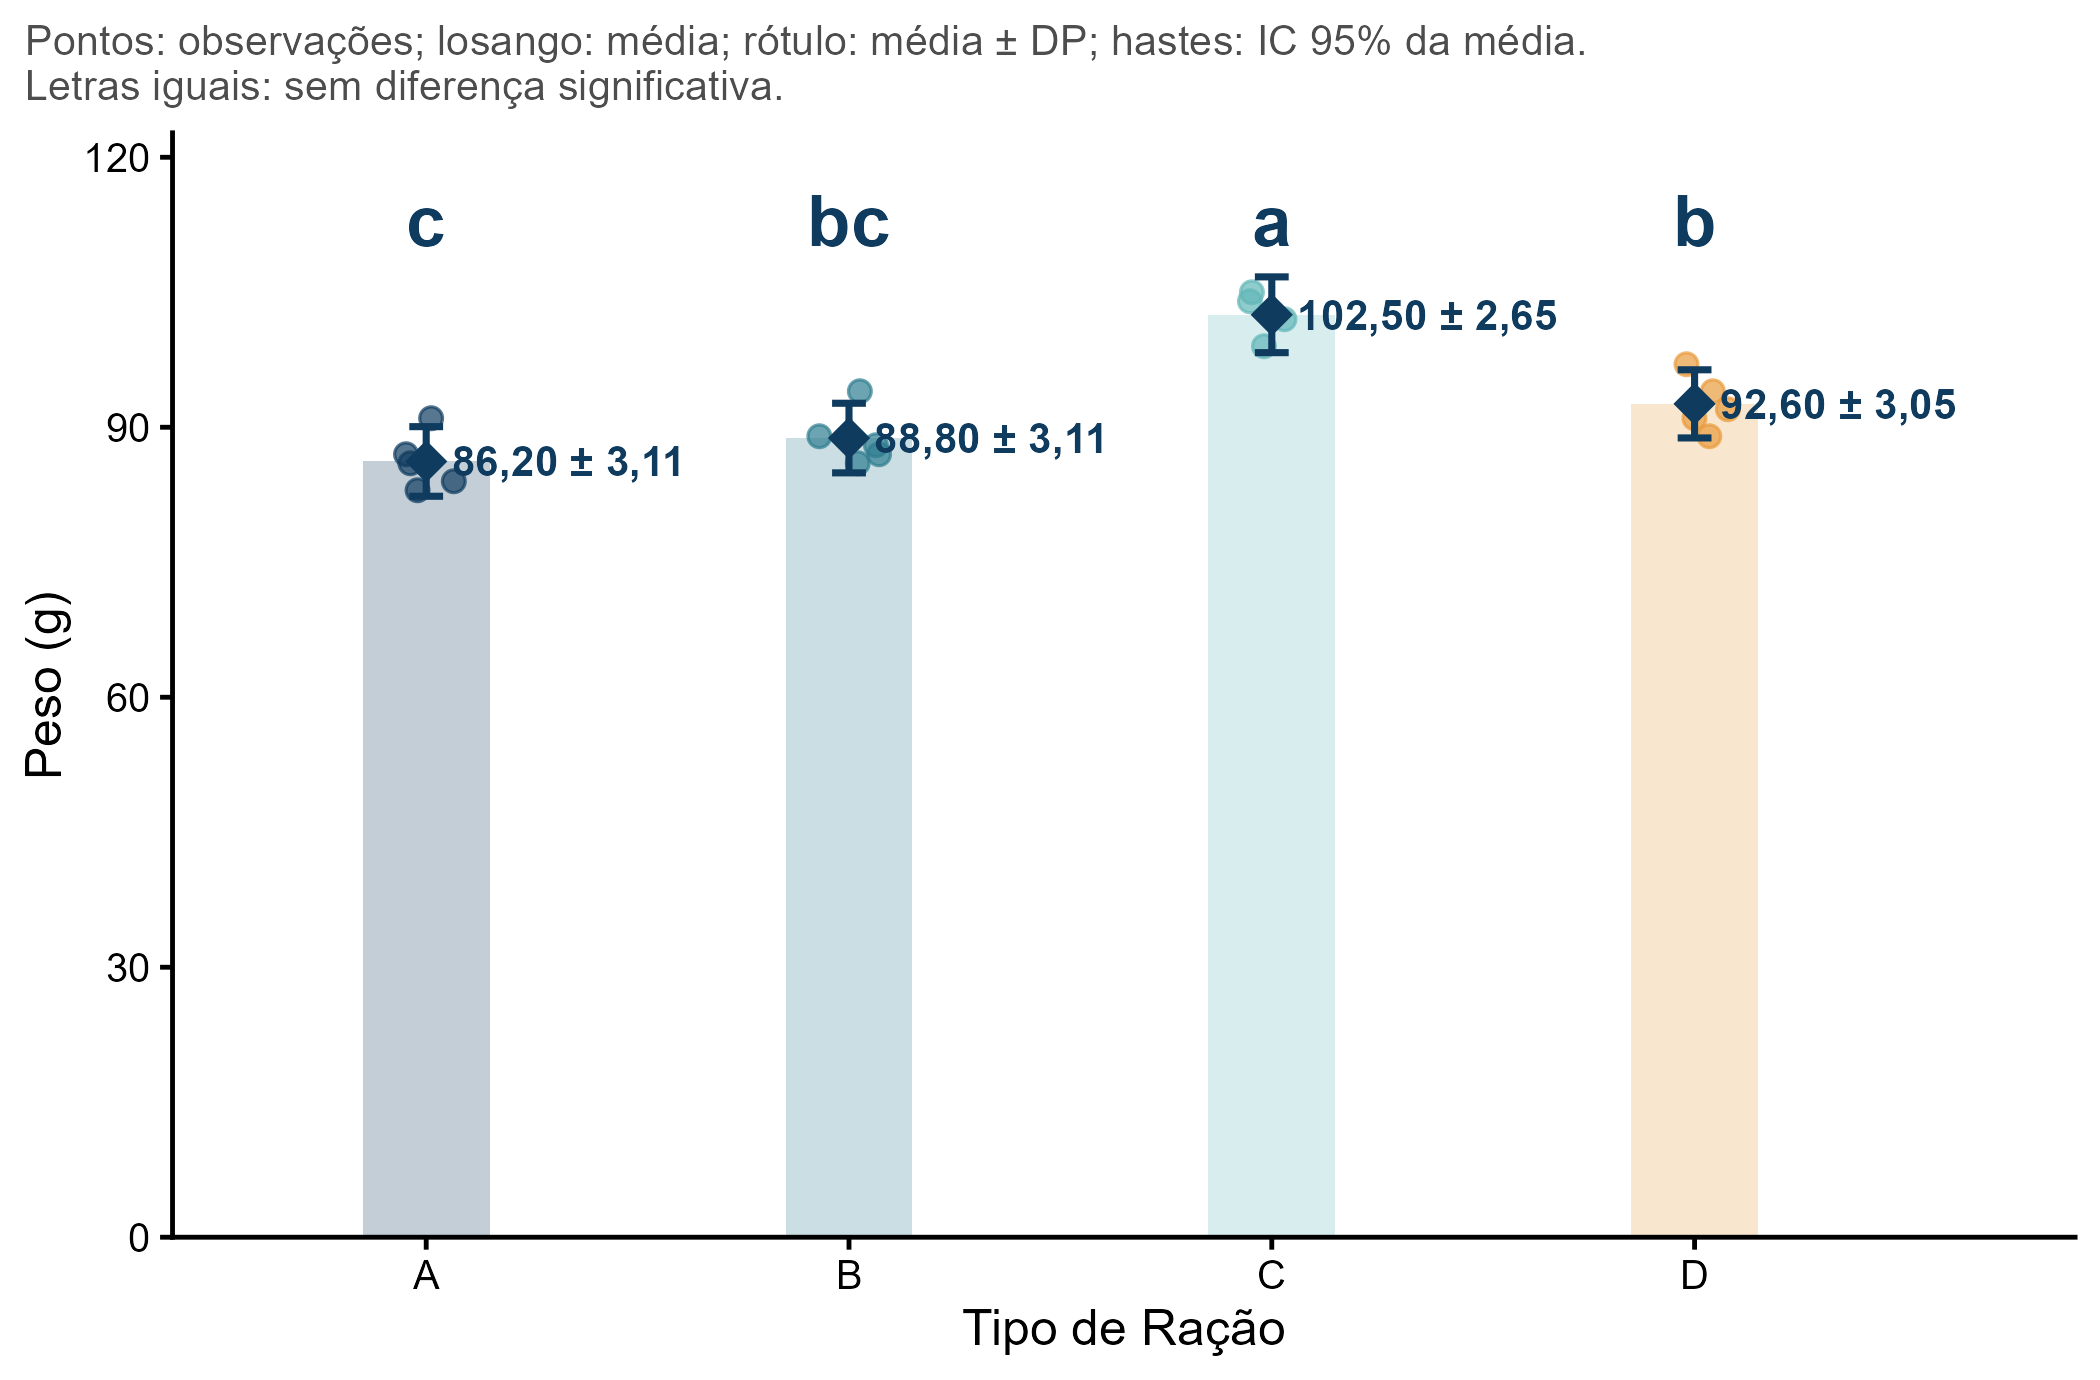

The R source for this figure:
# PESO DOS BAGRES ENTRE AS RAÇÕES: ROTEIRO DE ANÁLISE EM ClaRa
# x========================================================================x
# Pergunta: o peso médio (g) difere entre os tipos de ração?
# Dados: bagres alimentados com quatro rações iso-proteicas (EAPADados).
#
# É o analise.R do caderno anova-bagres-gabarito (EAPACadernos) reescrito
# em ClaRa, na mesma ordem de seções. Onde a ClaRa ainda não tem função,
# o R comum aparece marcado com "Ainda sem ClaRa".
#
# Rode as seções em ordem (Ctrl+Enter; sumário: Ctrl+Shift+O).
# Para entender uma função: ajuda(comparar_medias).
# Para ver o R por trás dela: mostrar_codigo = TRUE.
#   Rscript exemplos/anova_bagres.R

# 1. Preparar o ambiente ---------------------------------------------------
library(dplyr)
library(ggplot2)
source("R/clara.R", encoding = "UTF-8")

# 2. Ler os dados ----------------------------------------------------------
# A base já preparada, em .rds: guarda os tipos e a ordem dos grupos.
# No projeto da CatalyseR: readRDS("dados/processados/base_compartilhada.rds").
bagres <- readRDS("dados_treino/real_bagre_racoes.rds")

# Primeira olhada: racao deve ser fator (fct) e peso_g, número (dbl).
glimpse(bagres)

# 3. Como a base foi preparada ---------------------------------------------
# A receita que fez a base acima, a partir da planilha original. A planilha
# perde os tipos: racao volta como texto e precisa virar fator, com os
# grupos na ordem que queremos ver nas tabelas e nos gráficos.
bagres_planilha <- read.csv("dados_treino/real_bagre_racoes.csv", encoding = "UTF-8") |>
  mutate(racao = factor(racao, levels = c("A", "B", "C", "D")))

# A receita ainda dá a mesma base? TRUE confirma; senão, o R diz o que mudou.
all.equal(bagres_planilha, bagres)

# 4 a 7. Comparar as médias ------------------------------------------------
# Resumo, ANOVA, pressupostos, Tukey e letras, numa função só.
resultado <- bagres |>
  comparar_medias(resposta = peso_g, grupos = racao)

resultado

# Tamanho de efeito: η² e ω², com a leitura de Cohen.
resultado |>
  medir_efeito()

# 8. Tabelas ---------------------------------------------------------------
# As tabelas já saem prontas do resultado; a formatação para o Word
# (flextable) é apresentação e fica no funcoes.R do projeto da CatalyseR.
resultado$resumo
resultado$anova
resultado$pares

# 9. Gráficos --------------------------------------------------------------

# 9.1 Exploração: caixas com as observações por cima.
# Ainda sem ClaRa (em espera).
ggplot(resultado$dados, aes(x = racao, y = peso_g)) +
  geom_boxplot(width = 0.5, outlier.shape = NA, colour = "grey50") +
  geom_jitter(width = 0.1, height = 0, size = 1.5, alpha = 0.5) +
  labs(x = "Tipo de Ração", y = "Peso (g)") +
  theme_classic(base_size = 12)

# 9.2 Figura principal: barras, pontos, média ± DP, IC e letras.
grafico_barras <- resultado |>
  grafico_medias(rotulo_resposta = "Peso (g)",
                 rotulo_grupos   = "Tipo de Ração")

grafico_barras

# 9.3 e 9.4 Resíduos e Q-Q.
# Ainda sem ClaRa (em espera: grafico_diagnostico()).
diagnostico <- tibble(
  ajustado    = fitted(resultado$modelo),
  residuo     = residuals(resultado$modelo),
  padronizado = rstandard(resultado$modelo)
)

ggplot(diagnostico, aes(x = ajustado, y = residuo)) +
  geom_hline(yintercept = 0, linetype = "dashed", colour = "grey40") +
  geom_jitter(width = 0.02, height = 0, alpha = 0.7, colour = "#2E7D8F") +
  labs(x = "Valores ajustados (médias dos grupos)", y = "Resíduos") +
  theme_classic(base_size = 12)

ggplot(diagnostico, aes(sample = padronizado)) +
  stat_qq(colour = "#2E7D8F", alpha = 0.7) +
  stat_qq_line(colour = "#E76F51") +
  labs(x = "Quantis teóricos", y = "Resíduos padronizados") +
  theme_classic(base_size = 12)

# 9.5 Diferenças entre pares (floresta do Tukey).
# Ainda sem ClaRa (em espera).
ggplot(resultado$pares, aes(x = diferenca, y = comparacao)) +
  geom_vline(xintercept = 0, linetype = "dashed", colour = "grey60") +
  geom_errorbar(aes(xmin = ic_inf, xmax = ic_sup),
                width = 0.2, linewidth = 0.8, colour = "#2E7D8F",
                orientation = "y") +
  geom_point(size = 3, colour = "#0F3B5F") +
  labs(x = "Diferença de médias de Peso (g), IC 95% (Tukey)", y = NULL) +
  theme_classic(base_size = 12)

# 10. Textos para o relatório ----------------------------------------------
# No Quarto, cada frase entra no parágrafo com `r textos$teste`.
textos <- resultado |>
  escrever_resultados(rotulo_resposta = "Peso (g)",
                      rotulo_grupos   = "Tipo de Ração")

textos

# 11. Salvar cópias --------------------------------------------------------
# No projeto da CatalyseR, os CSVs e PNGs vão para saida/. Aqui, só a figura.
ggsave("exemplos/anova_bagres.png",
       plot   = grafico_barras,
       width  = 7,
       height = 4.6,
       dpi    = 300,
       bg     = "white")

# 12. Registrar o ambiente -------------------------------------------------
# No projeto da CatalyseR: sessionInfo() gravado em saida/sessionInfo.txt.
